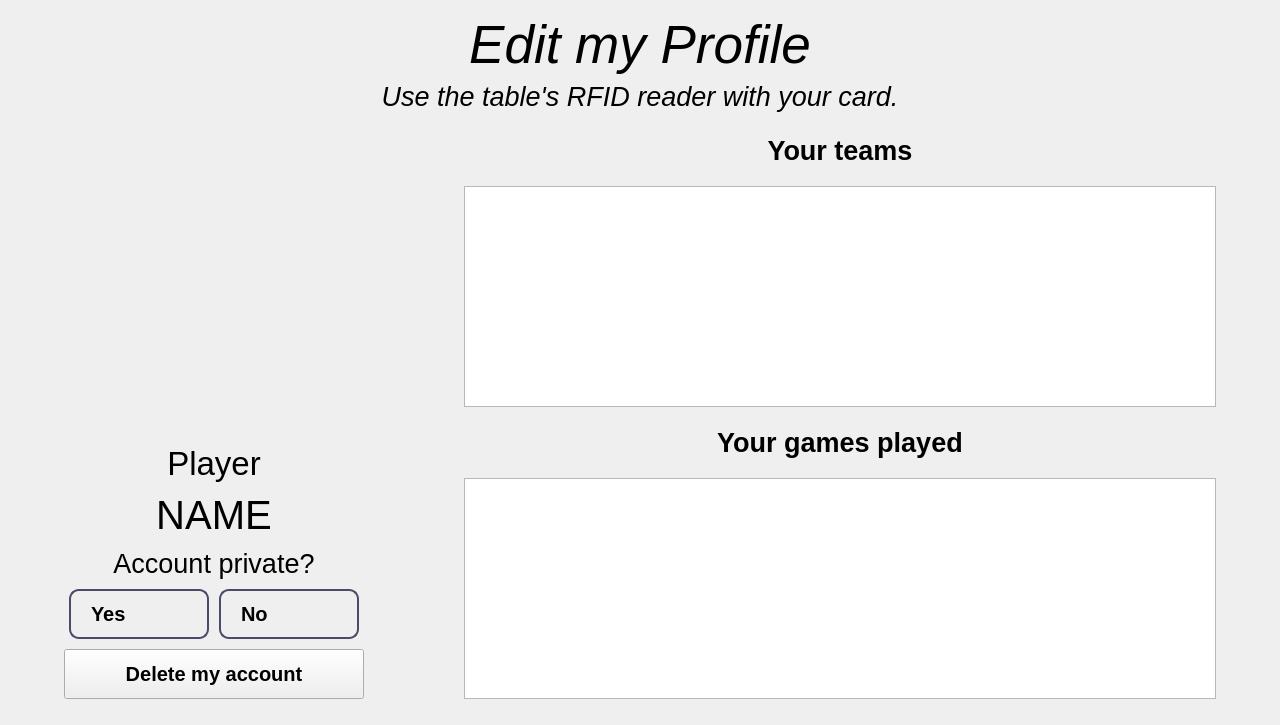
<?xml version="1.0" encoding="UTF-8"?>
<ui version="4.0">
 <class>Form</class>
 <widget class="QWidget" name="Form">
  <property name="geometry">
   <rect>
    <x>0</x>
    <y>0</y>
    <width>1280</width>
    <height>725</height>
   </rect>
  </property>
  <property name="windowTitle">
   <string>Form</string>
  </property>
  <property name="styleSheet">
   <string notr="true">QRadioButton {
	border: 2px solid rgb(74, 74, 107);
	border-radius: 10px;
	border-color: rgb(74, 74, 107);
}

QRadioButton::checked {
    background-color: rgba(44, 44, 63, 240);
}

QRadioButton::indicator {
    background-color: transparent;
    border: 0px solid transparent;
}</string>
  </property>
  <layout class="QVBoxLayout" name="verticalLayout">
   <property name="leftMargin">
    <number>15</number>
   </property>
   <property name="topMargin">
    <number>15</number>
   </property>
   <property name="rightMargin">
    <number>15</number>
   </property>
   <property name="bottomMargin">
    <number>9</number>
   </property>
   <item>
    <widget class="QLabel" name="label">
     <property name="sizePolicy">
      <sizepolicy hsizetype="Preferred" vsizetype="Fixed">
       <horstretch>0</horstretch>
       <verstretch>0</verstretch>
      </sizepolicy>
     </property>
     <property name="font">
      <font>
       <pointsize>40</pointsize>
       <weight>50</weight>
       <italic>true</italic>
       <bold>false</bold>
      </font>
     </property>
     <property name="text">
      <string>Edit my Profile</string>
     </property>
     <property name="alignment">
      <set>Qt::AlignCenter</set>
     </property>
    </widget>
   </item>
   <item>
    <widget class="QLabel" name="subtitle">
     <property name="font">
      <font>
       <pointsize>20</pointsize>
       <italic>true</italic>
      </font>
     </property>
     <property name="text">
      <string>Use the table's RFID reader with your card.</string>
     </property>
     <property name="alignment">
      <set>Qt::AlignCenter</set>
     </property>
    </widget>
   </item>
   <item>
    <spacer name="verticalSpacer_2">
     <property name="orientation">
      <enum>Qt::Vertical</enum>
     </property>
     <property name="sizeHint" stdset="0">
      <size>
       <width>20</width>
       <height>40</height>
      </size>
     </property>
    </spacer>
   </item>
   <item>
    <widget class="QWidget" name="mainLayout" native="true">
     <property name="enabled">
      <bool>true</bool>
     </property>
     <property name="sizePolicy">
      <sizepolicy hsizetype="Expanding" vsizetype="Expanding">
       <horstretch>0</horstretch>
       <verstretch>0</verstretch>
      </sizepolicy>
     </property>
     <layout class="QHBoxLayout" name="horizontalLayout" stretch="0,0,1,8,0">
      <item>
       <spacer name="horizontalSpacer_2">
        <property name="orientation">
         <enum>Qt::Horizontal</enum>
        </property>
        <property name="sizeHint" stdset="0">
         <size>
          <width>40</width>
          <height>20</height>
         </size>
        </property>
       </spacer>
      </item>
      <item>
       <layout class="QVBoxLayout" name="verticalLayout_3">
        <property name="spacing">
         <number>10</number>
        </property>
        <property name="sizeConstraint">
         <enum>QLayout::SetDefaultConstraint</enum>
        </property>
        <item>
         <layout class="QHBoxLayout" name="horizontalLayout_3">
          <item>
           <widget class="QWidget" name="playerPhoto" native="true">
            <property name="enabled">
             <bool>true</bool>
            </property>
            <property name="sizePolicy">
             <sizepolicy hsizetype="Fixed" vsizetype="Fixed">
              <horstretch>0</horstretch>
              <verstretch>0</verstretch>
             </sizepolicy>
            </property>
            <property name="minimumSize">
             <size>
              <width>300</width>
              <height>300</height>
             </size>
            </property>
            <property name="maximumSize">
             <size>
              <width>300</width>
              <height>300</height>
             </size>
            </property>
            <property name="styleSheet">
             <string notr="true">border-image: url(:/ui/img/placeholder_head.jpg);</string>
            </property>
            <widget class="QPushButton" name="editPhoto">
             <property name="enabled">
              <bool>true</bool>
             </property>
             <property name="geometry">
              <rect>
               <x>230</x>
               <y>240</y>
               <width>71</width>
               <height>61</height>
              </rect>
             </property>
             <property name="styleSheet">
              <string notr="true">border-image: none;
background-color: qlineargradient(spread:pad, x1:0, y1:0, x2:1, y2:0, stop:1 rgba(163, 163, 163, 0));
border: none</string>
             </property>
             <property name="icon">
              <iconset resource="assets.qrc">
               <normaloff>:/ui/img/icons/edit.png</normaloff>:/ui/img/icons/edit.png</iconset>
             </property>
             <property name="iconSize">
              <size>
               <width>40</width>
               <height>40</height>
              </size>
             </property>
            </widget>
           </widget>
          </item>
         </layout>
        </item>
        <item>
         <widget class="QLabel" name="fname">
          <property name="maximumSize">
           <size>
            <width>500</width>
            <height>16777215</height>
           </size>
          </property>
          <property name="font">
           <font>
            <pointsize>25</pointsize>
            <italic>false</italic>
           </font>
          </property>
          <property name="text">
           <string>Player</string>
          </property>
          <property name="alignment">
           <set>Qt::AlignCenter</set>
          </property>
          <property name="wordWrap">
           <bool>false</bool>
          </property>
         </widget>
        </item>
        <item>
         <widget class="QLabel" name="lname">
          <property name="maximumSize">
           <size>
            <width>500</width>
            <height>16777215</height>
           </size>
          </property>
          <property name="font">
           <font>
            <pointsize>30</pointsize>
            <italic>false</italic>
           </font>
          </property>
          <property name="text">
           <string>NAME</string>
          </property>
          <property name="alignment">
           <set>Qt::AlignCenter</set>
          </property>
          <property name="wordWrap">
           <bool>false</bool>
          </property>
         </widget>
        </item>
        <item>
         <widget class="QLabel" name="label_2">
          <property name="font">
           <font>
            <pointsize>20</pointsize>
            <weight>50</weight>
            <bold>false</bold>
            <underline>false</underline>
           </font>
          </property>
          <property name="text">
           <string>Account private?</string>
          </property>
          <property name="alignment">
           <set>Qt::AlignCenter</set>
          </property>
         </widget>
        </item>
        <item>
         <layout class="QHBoxLayout" name="btnPrivate">
          <property name="leftMargin">
           <number>5</number>
          </property>
          <property name="topMargin">
           <number>0</number>
          </property>
          <property name="rightMargin">
           <number>5</number>
          </property>
          <item>
           <widget class="QRadioButton" name="privateYes">
            <property name="sizePolicy">
             <sizepolicy hsizetype="Expanding" vsizetype="Fixed">
              <horstretch>0</horstretch>
              <verstretch>0</verstretch>
             </sizepolicy>
            </property>
            <property name="minimumSize">
             <size>
              <width>0</width>
              <height>50</height>
             </size>
            </property>
            <property name="maximumSize">
             <size>
              <width>200</width>
              <height>16777215</height>
             </size>
            </property>
            <property name="font">
             <font>
              <pointsize>15</pointsize>
              <weight>75</weight>
              <bold>true</bold>
             </font>
            </property>
            <property name="contextMenuPolicy">
             <enum>Qt::DefaultContextMenu</enum>
            </property>
            <property name="text">
             <string>Yes</string>
            </property>
           </widget>
          </item>
          <item>
           <widget class="QRadioButton" name="privateNo">
            <property name="sizePolicy">
             <sizepolicy hsizetype="Expanding" vsizetype="Fixed">
              <horstretch>0</horstretch>
              <verstretch>0</verstretch>
             </sizepolicy>
            </property>
            <property name="minimumSize">
             <size>
              <width>0</width>
              <height>50</height>
             </size>
            </property>
            <property name="maximumSize">
             <size>
              <width>200</width>
              <height>16777215</height>
             </size>
            </property>
            <property name="font">
             <font>
              <pointsize>15</pointsize>
              <weight>75</weight>
              <bold>true</bold>
             </font>
            </property>
            <property name="text">
             <string>No</string>
            </property>
           </widget>
          </item>
         </layout>
        </item>
        <item>
         <widget class="QPushButton" name="deleteAccount">
          <property name="minimumSize">
           <size>
            <width>0</width>
            <height>50</height>
           </size>
          </property>
          <property name="font">
           <font>
            <pointsize>15</pointsize>
            <weight>75</weight>
            <bold>true</bold>
           </font>
          </property>
          <property name="text">
           <string>Delete my account</string>
          </property>
         </widget>
        </item>
       </layout>
      </item>
      <item>
       <spacer name="horizontalSpacer">
        <property name="orientation">
         <enum>Qt::Horizontal</enum>
        </property>
        <property name="sizeHint" stdset="0">
         <size>
          <width>40</width>
          <height>20</height>
         </size>
        </property>
       </spacer>
      </item>
      <item>
       <layout class="QVBoxLayout" name="verticalLayout_2">
        <property name="spacing">
         <number>20</number>
        </property>
        <property name="sizeConstraint">
         <enum>QLayout::SetDefaultConstraint</enum>
        </property>
        <item>
         <widget class="QLabel" name="label_4">
          <property name="font">
           <font>
            <pointsize>20</pointsize>
            <weight>75</weight>
            <bold>true</bold>
           </font>
          </property>
          <property name="text">
           <string>Your teams</string>
          </property>
          <property name="alignment">
           <set>Qt::AlignCenter</set>
          </property>
         </widget>
        </item>
        <item>
         <widget class="QListWidget" name="teamList">
          <property name="styleSheet">
           <string notr="true">color: rgb(63, 63, 63);</string>
          </property>
         </widget>
        </item>
        <item>
         <widget class="QLabel" name="label_3">
          <property name="font">
           <font>
            <pointsize>20</pointsize>
            <weight>75</weight>
            <bold>true</bold>
           </font>
          </property>
          <property name="text">
           <string>Your games played</string>
          </property>
          <property name="alignment">
           <set>Qt::AlignCenter</set>
          </property>
         </widget>
        </item>
        <item>
         <widget class="QListWidget" name="gameList">
          <property name="styleSheet">
           <string notr="true">color: rgb(63, 63, 63);</string>
          </property>
         </widget>
        </item>
       </layout>
      </item>
      <item>
       <spacer name="horizontalSpacer_3">
        <property name="orientation">
         <enum>Qt::Horizontal</enum>
        </property>
        <property name="sizeHint" stdset="0">
         <size>
          <width>40</width>
          <height>20</height>
         </size>
        </property>
       </spacer>
      </item>
     </layout>
    </widget>
   </item>
   <item>
    <spacer name="verticalSpacer">
     <property name="orientation">
      <enum>Qt::Vertical</enum>
     </property>
     <property name="sizeHint" stdset="0">
      <size>
       <width>20</width>
       <height>40</height>
      </size>
     </property>
    </spacer>
   </item>
  </layout>
 </widget>
 <resources>
  <include location="assets.qrc"/>
 </resources>
 <connections/>
</ui>
